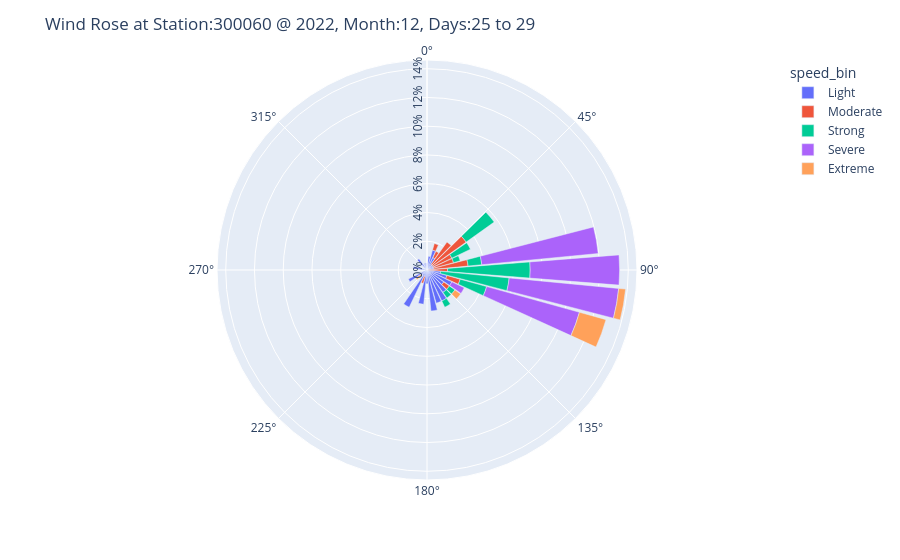

Notebook code cell kept with this figure:
### Code cell
wind.plot_rose_wind(data, 
                    year, 
                    month,
                    day,
                    hour)

### Figure 1 — Plotly figure (JSON) as saved in the notebook; plotly's stock layout.template omitted (floating-point values rounded to 4 significant figures)
{"data": [{"hovertemplate": "speed_bin=Light<br>percentage=%{r}<br>dir_bin=%{theta}<extra></extra>", "legendgroup": "Light", "marker": {"color": "#636efa", "pattern": {"shape": ""}}, "name": "Light", "r": [0.4785, 0.9569, 1.435, 0.9569, 0.4785, 0.4785, 0.4785, 0.4785, 0.4785, 0.0, 0.9569, 1.435, 1.914, 1.435, 1.914, 2.392, 2.392, 2.871, 0.9569, 2.392, 0.4785, 2.871, 0.4785, 0.4785, 1.435, 0.9569, 0.9569, 0.4785, 0.4785], "showlegend": true, "subplot": "polar", "theta": [0, 10, 20, 30, 40, 50, 60, 70, 80, 90, 100, 110, 120, 130, 140, 150, 160, 170, 180, 190, 200, 210, 220, 230, 240, 280, 320, 340, 350], "type": "barpolar"}, {"hovertemplate": "speed_bin=Moderate<br>percentage=%{r}<br>dir_bin=%{theta}<extra></extra>", "legendgroup": "Moderate", "marker": {"color": "#EF553B", "pattern": {"shape": ""}}, "name": "Moderate", "r": [0.0, 0.0, 0.4785, 0.4785, 1.914, 2.871, 1.435, 1.435, 2.392, 1.435, 0.0, 0.9569, 0.0, 0.4785, 0.0, 0.0, 0.0, 0.0, 0.0, 0.0, 0.4785, 0.0, 0.0, 0.0, 0.0, 0.0, 0.0, 0.0, 0.0], "showlegend": true, "subplot": "polar", "theta": [0, 10, 20, 30, 40, 50, 60, 70, 80, 90, 100, 110, 120, 130, 140, 150, 160, 170, 180, 190, 200, 210, 220, 230, 240, 280, 320, 340, 350], "type": "barpolar"}, {"hovertemplate": "speed_bin=Strong<br>percentage=%{r}<br>dir_bin=%{theta}<extra></extra>", "legendgroup": "Strong", "marker": {"color": "#00cc96", "pattern": {"shape": ""}}, "name": "Strong", "r": [0.0, 0.0, 0.0, 0.0, 0.0, 2.392, 1.435, 0.4785, 0.9569, 5.742, 4.785, 1.914, 0.0, 0.4785, 0.4785, 0.4785, 0.0, 0.0, 0.0, 0.0, 0.0, 0.0, 0.0, 0.0, 0.0, 0.0, 0.0, 0.0, 0.0], "showlegend": true, "subplot": "polar", "theta": [0, 10, 20, 30, 40, 50, 60, 70, 80, 90, 100, 110, 120, 130, 140, 150, 160, 170, 180, 190, 200, 210, 220, 230, 240, 280, 320, 340, 350], "type": "barpolar"}, {"hovertemplate": "speed_bin=Severe<br>percentage=%{r}<br>dir_bin=%{theta}<extra></extra>", "legendgroup": "Severe", "marker": {"color": "#ab63fa", "pattern": {"shape": ""}}, "name": "Severe", "r": [0.0, 0.0, 0.0, 0.0, 0.0, 0.0, 0.0, 0.0, 8.134, 6.22, 7.656, 6.699, 0.9569, 0.0, 0.0, 0.0, 0.0, 0.0, 0.0, 0.0, 0.0, 0.0, 0.0, 0.0, 0.0, 0.0, 0.0, 0.0, 0.0], "showlegend": true, "subplot": "polar", "theta": [0, 10, 20, 30, 40, 50, 60, 70, 80, 90, 100, 110, 120, 130, 140, 150, 160, 170, 180, 190, 200, 210, 220, 230, 240, 280, 320, 340, 350], "type": "barpolar"}, {"hovertemplate": "speed_bin=Extreme<br>percentage=%{r}<br>dir_bin=%{theta}<extra></extra>", "legendgroup": "Extreme", "marker": {"color": "#FFA15A", "pattern": {"shape": ""}}, "name": "Extreme", "r": [0.0, 0.0, 0.0, 0.0, 0.0, 0.0, 0.0, 0.0, 0.0, 0.0, 0.4785, 1.914, 0.0, 0.4785, 0.0, 0.0, 0.0, 0.0, 0.0, 0.0, 0.0, 0.0, 0.0, 0.4785, 0.0, 0.0, 0.0, 0.0, 0.0], "showlegend": true, "subplot": "polar", "theta": [0, 10, 20, 30, 40, 50, 60, 70, 80, 90, 100, 110, 120, 130, 140, 150, 160, 170, 180, 190, 200, 210, 220, 230, 240, 280, 320, 340, 350], "type": "barpolar"}], "layout": {"barmode": "relative", "legend": {"title": {"text": "speed_bin"}, "tracegroupgap": 0}, "margin": {"t": 60}, "polar": {"angularaxis": {"direction": "clockwise", "rotation": 90}, "domain": {"x": [0, 1], "y": [0, 1]}, "radialaxis": {"angle": 90, "side": "counterclockwise", "tickformat": ".0f%", "ticksuffix": "%"}}, "title": {"text": "Wind Rose at Station:300060 @ 2022, Month:12, Days:25 to 29"}}}
